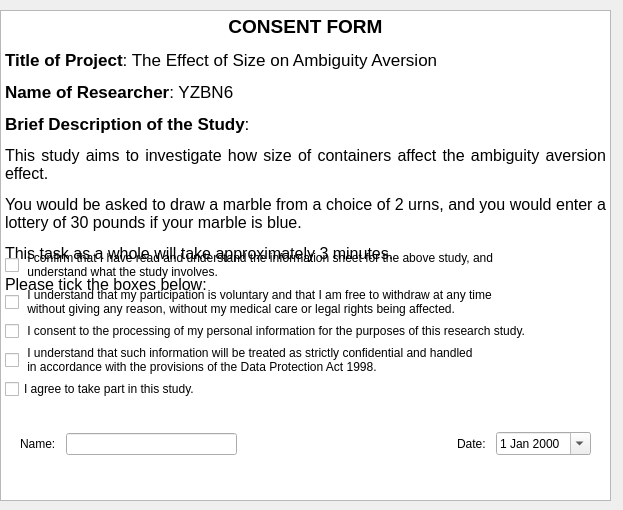
    <widget class="QWidget" name="consentPage">
     <widget class="QTextBrowser" name="consentContent">
      <property name="geometry">
       <rect>
        <x>0</x>
        <y>10</y>
        <width>611</width>
        <height>491</height>
       </rect>
      </property>
      <property name="verticalScrollBarPolicy">
       <enum>Qt::ScrollBarAlwaysOff</enum>
      </property>
      <property name="horizontalScrollBarPolicy">
       <enum>Qt::ScrollBarAlwaysOff</enum>
      </property>
      <property name="html">
       <string>&lt;!DOCTYPE HTML PUBLIC &quot;-//W3C//DTD HTML 4.0//EN&quot; &quot;http://www.w3.org/TR/REC-html40/strict.dtd&quot;&gt;
&lt;html&gt;&lt;head&gt;&lt;meta name=&quot;qrichtext&quot; content=&quot;1&quot; /&gt;&lt;style type=&quot;text/css&quot;&gt;
p, li { white-space: pre-wrap; }
&lt;/style&gt;&lt;/head&gt;&lt;body style=&quot; font-family:'.SF NS Text'; font-size:13pt; font-weight:400; font-style:normal;&quot;&gt;
&lt;p align=&quot;center&quot; style=&quot; margin-top:0px; margin-bottom:0px; margin-left:0px; margin-right:0px; -qt-block-indent:0; text-indent:0px;&quot;&gt;&lt;span style=&quot; font-size:14pt; font-weight:600;&quot;&gt;CONSENT FORM&lt;/span&gt;&lt;/p&gt;
&lt;p style=&quot; margin-top:12px; margin-bottom:12px; margin-left:0px; margin-right:0px; -qt-block-indent:0; text-indent:0px;&quot;&gt;&lt;span style=&quot; font-weight:600;&quot;&gt;Title of Project&lt;/span&gt;: The Effect of Size on Ambiguity Aversion &lt;/p&gt;
&lt;p style=&quot; margin-top:12px; margin-bottom:12px; margin-left:0px; margin-right:0px; -qt-block-indent:0; text-indent:0px;&quot;&gt;&lt;span style=&quot; font-weight:600;&quot;&gt;Name of Researcher&lt;/span&gt;: YZBN6&lt;/p&gt;
&lt;p style=&quot; margin-top:12px; margin-bottom:12px; margin-left:0px; margin-right:0px; -qt-block-indent:0; text-indent:0px;&quot;&gt;&lt;span style=&quot; font-weight:600;&quot;&gt;Brief Description of the Study&lt;/span&gt;:&lt;/p&gt;
&lt;p align=&quot;justify&quot; style=&quot; margin-top:12px; margin-bottom:12px; margin-left:0px; margin-right:0px; -qt-block-indent:0; text-indent:0px;&quot;&gt;&lt;span style=&quot; font-size:12pt;&quot;&gt;This study aims to investigate how size of containers affect the ambiguity aversion effect. &lt;/span&gt;&lt;/p&gt;
&lt;p align=&quot;justify&quot; style=&quot; margin-top:12px; margin-bottom:12px; margin-left:0px; margin-right:0px; -qt-block-indent:0; text-indent:0px;&quot;&gt;&lt;span style=&quot; font-size:12pt;&quot;&gt;You would be asked to draw a marble from a choice of 2 urns, and you would enter a lottery of 30 pounds if your marble is blue. &lt;/span&gt;&lt;/p&gt;
&lt;p style=&quot; margin-top:12px; margin-bottom:12px; margin-left:0px; margin-right:0px; -qt-block-indent:0; text-indent:0px;&quot;&gt;&lt;span style=&quot; font-size:12pt;&quot;&gt;This task as a whole will take approximately 3 minutes.&lt;/span&gt;&lt;/p&gt;
&lt;p style=&quot; margin-top:12px; margin-bottom:12px; margin-left:0px; margin-right:0px; -qt-block-indent:0; text-indent:0px;&quot;&gt;&lt;span style=&quot; font-size:12pt;&quot;&gt;Please tick the boxes below: &lt;/span&gt;&lt;/p&gt;
&lt;p style=&quot;-qt-paragraph-type:empty; margin-top:12px; margin-bottom:12px; margin-left:0px; margin-right:0px; -qt-block-indent:0; text-indent:0px; font-size:12pt;&quot;&gt;&lt;br /&gt;&lt;/p&gt;
&lt;p style=&quot;-qt-paragraph-type:empty; margin-top:12px; margin-bottom:12px; margin-left:0px; margin-right:0px; -qt-block-indent:0; text-indent:0px; font-size:12pt;&quot;&gt;&lt;br /&gt;&lt;/p&gt;
&lt;p style=&quot;-qt-paragraph-type:empty; margin-top:12px; margin-bottom:12px; margin-left:0px; margin-right:0px; -qt-block-indent:0; text-indent:0px; font-size:12pt;&quot;&gt;&lt;br /&gt;&lt;/p&gt;
&lt;p style=&quot;-qt-paragraph-type:empty; margin-top:12px; margin-bottom:12px; margin-left:0px; margin-right:0px; -qt-block-indent:0; text-indent:0px; font-size:12pt;&quot;&gt;&lt;br /&gt;&lt;/p&gt;
&lt;p style=&quot;-qt-paragraph-type:empty; margin-top:12px; margin-bottom:12px; margin-left:0px; margin-right:0px; -qt-block-indent:0; text-indent:0px; font-size:12pt;&quot;&gt;&lt;br /&gt;&lt;/p&gt;
&lt;p style=&quot;-qt-paragraph-type:empty; margin-top:12px; margin-bottom:12px; margin-left:0px; margin-right:0px; -qt-block-indent:0; text-indent:0px; font-size:12pt;&quot;&gt;&lt;br /&gt;&lt;/p&gt;&lt;/body&gt;&lt;/html&gt;</string>
      </property>
     </widget>
     <widget class="QWidget" name="checkContainer" native="true">
      <property name="geometry">
       <rect>
        <x>-3</x>
        <y>240</y>
        <width>614</width>
        <height>165</height>
       </rect>
      </property>
      <widget class="QCheckBox" name="check1">
       <property name="geometry">
        <rect>
         <x>8</x>
         <y>7</y>
         <width>563</width>
         <height>36</height>
        </rect>
       </property>
       <property name="text">
        <string> I confirm that I have read and understand the information sheet for the above study, and 
 understand what the study involves. </string>
       </property>
      </widget>
      <widget class="QCheckBox" name="check2">
       <property name="geometry">
        <rect>
         <x>8</x>
         <y>44</y>
         <width>562</width>
         <height>36</height>
        </rect>
       </property>
       <property name="text">
        <string> I understand that my participation is voluntary and that I am free to withdraw at any time 
 without giving any reason, without my medical care or legal rights being affected. </string>
       </property>
      </widget>
      <widget class="QCheckBox" name="check3">
       <property name="geometry">
        <rect>
         <x>8</x>
         <y>81</y>
         <width>606</width>
         <height>20</height>
        </rect>
       </property>
       <property name="text">
        <string> I consent to the processing of my personal information for the purposes of this research study. </string>
       </property>
      </widget>
      <widget class="QCheckBox" name="check4">
       <property name="geometry">
        <rect>
         <x>8</x>
         <y>102</y>
         <width>542</width>
         <height>36</height>
        </rect>
       </property>
       <property name="text">
        <string> I understand that such information will be treated as strictly confidential and handled 
 in accordance with the provisions of the Data Protection Act 1998. </string>
       </property>
      </widget>
      <widget class="QCheckBox" name="check5">
       <property name="geometry">
        <rect>
         <x>8</x>
         <y>139</y>
         <width>225</width>
         <height>20</height>
        </rect>
       </property>
       <property name="text">
        <string>I agree to take part in this study. </string>
       </property>
      </widget>
     </widget>
     <widget class="QWidget" name="layoutWidget">
      <property name="geometry">
       <rect>
        <x>10</x>
        <y>420</y>
        <width>591</width>
        <height>48</height>
       </rect>
      </property>
      <layout class="QHBoxLayout" name="horizontalLayout_3">
       <property name="spacing">
        <number>200</number>
       </property>
       <item>
        <layout class="QHBoxLayout" name="horizontalLayout">
         <property name="spacing">
          <number>10</number>
         </property>
         <property name="leftMargin">
          <number>10</number>
         </property>
         <property name="topMargin">
          <number>10</number>
         </property>
         <property name="rightMargin">
          <number>10</number>
         </property>
         <property name="bottomMargin">
          <number>10</number>
         </property>
         <item>
          <widget class="QLabel" name="nameLable">
           <property name="text">
            <string>Name:</string>
           </property>
          </widget>
         </item>
         <item>
          <widget class="QLineEdit" name="name">
           <property name="text">
            <string/>
           </property>
          </widget>
         </item>
        </layout>
       </item>
       <item>
        <layout class="QHBoxLayout" name="horizontalLayout_2">
         <property name="spacing">
          <number>10</number>
         </property>
         <property name="leftMargin">
          <number>10</number>
         </property>
         <property name="topMargin">
          <number>10</number>
         </property>
         <property name="rightMargin">
          <number>10</number>
         </property>
         <property name="bottomMargin">
          <number>10</number>
         </property>
         <item>
          <widget class="QLabel" name="dateLabel">
           <property name="text">
            <string>Date:</string>
           </property>
          </widget>
         </item>
         <item>
          <widget class="QDateEdit" name="date">
           <property name="calendarPopup">
            <bool>true</bool>
           </property>
          </widget>
         </item>
        </layout>
       </item>
      </layout>
     </widget>
     <zorder>consentContent</zorder>
     <zorder>layoutWidget</zorder>
     <zorder>checkContainer</zorder>
    </widget>
